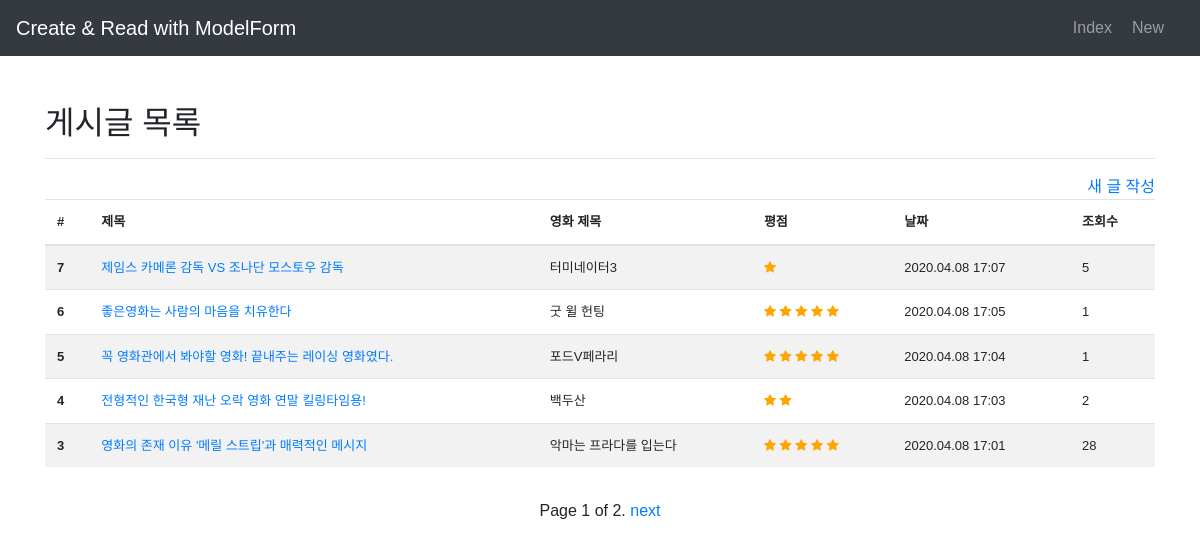
Before: /community/ with the older database file.
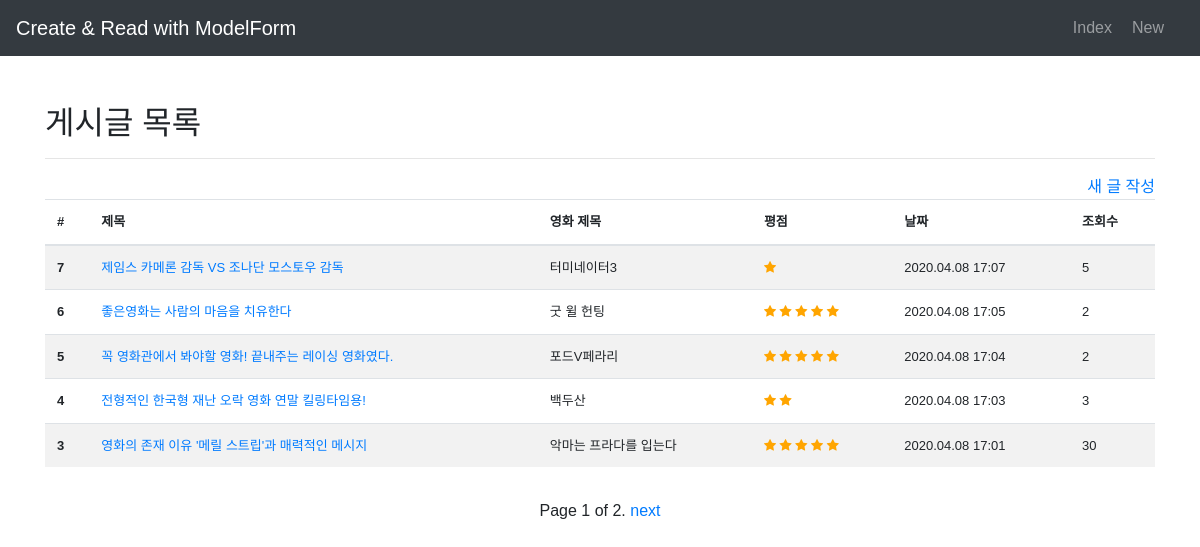
After: the same page with the newer database file.
### community/models.py (models this page shows)
class Review(models.Model):
   title = models.CharField(max_length=100)
   movie_title = models.CharField(max_length=30)
   rank = models.IntegerField()
   content = models.TextField()
   created_at = models.DateTimeField(auto_now_add=True)
   updated_at = models.DateTimeField(auto_now=True)
   hits = models.IntegerField(default=0)

### community/views.py (the view)
# urls.py: path('', views.index, name='index'),  # All List
def index(request):
    reviews = Review.objects.all().order_by('-id')
    paginator = Paginator(reviews, 5)
    page = request.GET.get('page')
    try:
        reviews = paginator.page(page)
    except PageNotAnInteger:
        reviews = paginator.page(1)
    except EmptyPage:
        reviews = paginator.page(paginator.num_pages)
    return render(request, 'community/review_list.html', {
        'reviews': reviews,
    })

### community/templates/community/review_list.html (shortened to what this page needs)
{% extends 'base.html' %}
{% block body %}
<div class='text-right'>
  <a href="{% url 'community:create' %}">새 글 작성</a>
</div>
<div class="table-responsive">
  <table class="table table-striped">
    <thead>
      <tr>
        <th scope="col">#</th>
        <th scope="col">제목</th>
        <th scope="col">영화 제목</th>
        <th scope="col">평점</th>
        <th scope="col">날짜</th>
        <th scope="col">조회수</th>
      </tr>
    </thead>
    <tbody>
      {% for review in reviews %}
      <tr>
        <th scope="row">{{review.pk}} </th>
        <td><a href="{% url 'community:detail' review.pk %}">{{review.title|truncatechars:30}}</a></td>
        <td>{{review.movie_title}}</td>
        <td>
          {% with ''|center:review.rank as range %}
              {% for i in range %}
                  <span class="fa fa-star checked"></span>
              {% endfor %}
          {% endwith %}
        </td>
        <td>{{review.created_at|date:"Y.m.d"}} {{ review.created_at|time:"H:i" }}</td>
        <td>{{review.hits}}</td>
      </tr>
      {% endfor %}
    </tbody>
  </table>
</div>
<div class="pagination justify-content-center py-3">
  <span class="step-links">
    <span class="current">
      Page {{ reviews.number }} of {{ reviews.paginator.num_pages }}.
    </span>
    {% if reviews.has_next %}
      <a href="?page={{ reviews.next_page_number }}">next</a>
    {% endif %}
  </span>
</div>
{% endblock %}

### templates/base.html (shortened to what this page needs)
{% load static %}
<!DOCTYPE html>
<html lang="en">
<head>
    <link rel="stylesheet" href="https://stackpath.bootstrapcdn.com/bootstrap/4.4.1/css/bootstrap.min.css">
    <link rel="stylesheet" href="{% static 'css/community.css' %}">
    <link rel="stylesheet" href="https://cdnjs.cloudflare.com/ajax/libs/font-awesome/4.7.0/css/font-awesome.min.css">
</head>
<body>
  <nav class='navbar navbar-dark bg-dark'>
    <a class='navbar-brand' href="/community/">Create & Read with ModelForm</a>
    <ul class='navbar-nav'>
      <li class='nav-item'>
        <a class='nav-link' href="{% url 'community:index' %}">Index</a>
      </li>
      <li class='nav-item'>
        <a class='nav-link' href="{% url 'community:create' %}">New</a>
      </li>
    </ul>
  </nav>
  <div class='container py-5'>
    {% if request.resolver_match.url_name == 'index' %}
        <h2>게시글 목록</h2>
      {% elif request.resolver_match.url_name == 'create' %}
        <h2>새 글 작성</h2>
      {% elif request.resolver_match.url_name == 'detail' %}
        <h2>상세 보기</h2>
      {% else %}
        <h2>수정하기</h2>
    {% endif %}
    <hr>
    {% block body %}
    {% endblock %}
  </div>
</body>
</html>

### static/css/community.css (style rules this page uses)
* { font-family: 'Noto Sans KR', sans-serif; }
.navbar-nav { flex-direction: row; }
.nav-item { padding-right: 20px; }
table { font-size: 13px; white-space: nowrap; overflow: hidden; text-overflow: ellipsis; }
.checked { color: orange; }

Changed rows visible on the page:
changed Review "좋은영화는 사람의 마음을 치유한다": hits "1" → "2"
changed Review "꼭 영화관에서 봐야할 영화! 끝내주는 레이싱 영화였다.": hits "1" → "2"
changed Review "전형적인 한국형 재난 오락 영화 연말 킬링타임용!": hits "2" → "3"
changed Review "영화의 존재 이유 '메릴 스트립'과 매력적인 메시지": hits "28" → "30"
